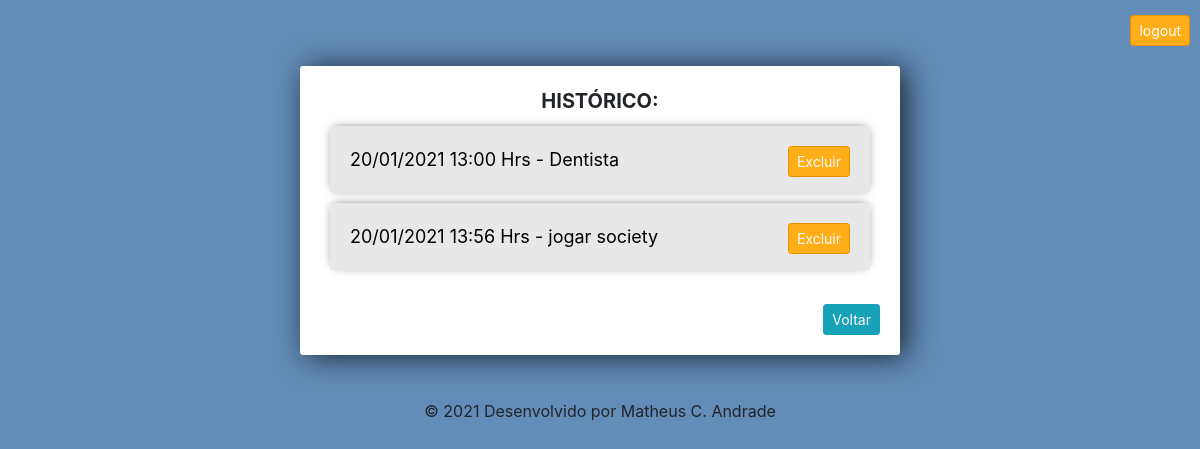
The page /agenda/historico/ (signed in) on the database as committed earlier.
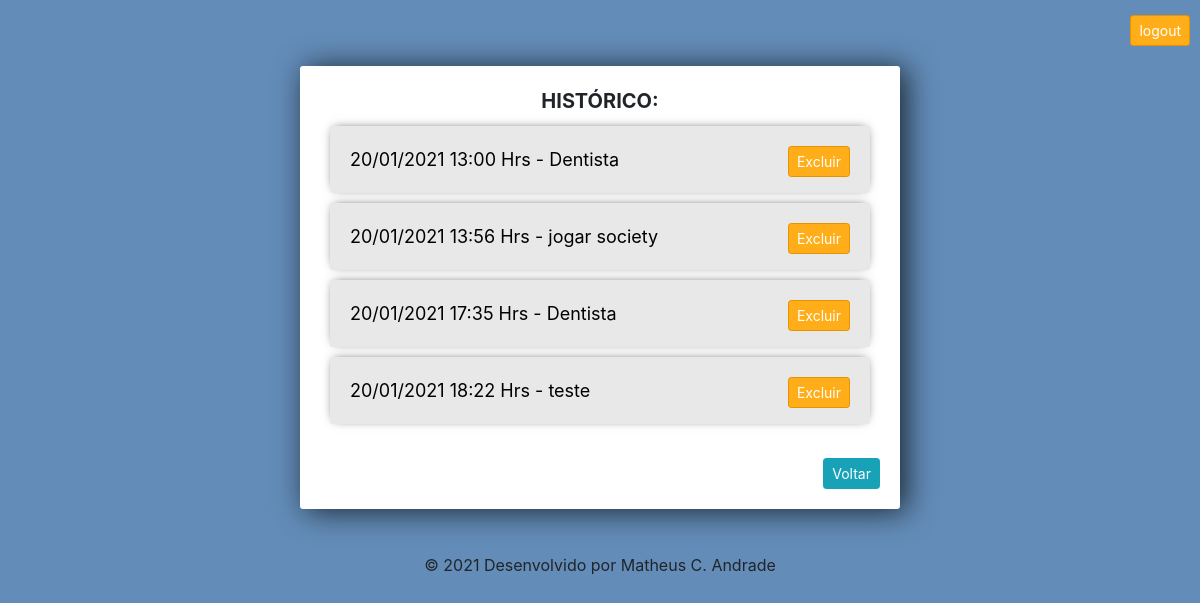
The same page on the database as committed later.
### core/models.py (models this page shows, shortened)
class Evento(models.Model):
    titulo = models.CharField(max_length=100)
    descricao = models.TextField(blank=True, null=True) #pode ficar em branco e ser nulo
    data_evento = models.DateTimeField(verbose_name='Data do Evento') #configura a label
    data_criacao = models.DateTimeField(auto_now=True) #inseri automaticamente
    usuario = models.ForeignKey(User, on_delete=models.CASCADE) #cascade: se o usuário for escluido da app, tudo dele tbm será
    class Meta:
        db_table = 'evento' #exige q o nome da tabela será evento)
        ordering = ['data_evento']
    def get_data_evento(self): #é possível criar uma função aqui no models e chamá-la no html
        return self.data_evento.strftime('%d/%m/%Y %H:%M Hrs')

### core/views.py (the view)
# urls.py: path('agenda/historico/', views.lista_eventos_historico),
def lista_eventos_historico(request):
    usuario = request.user
    data_atual = datetime.now()
    evento = Evento.objects.filter(usuario=usuario,
                                   data_evento__lt=data_atual)
    dados = {'eventos':evento}
    return render(request, 'historico.html', dados)

### templates/historico.html (shortened to what this page needs)
{% extends "model-page.html" %}
{% block content %}
{% load static %}
<link rel="stylesheet" href="https://stackpath.bootstrapcdn.com/bootstrap/4.3.1/css/bootstrap.min.css">
<link href="{% static 'css/agenda.css' %}" rel="stylesheet">
<div class="center-column">
    <div  align="center" style="font-size: 20px; font-weight: bold;">HISTÓRICO: <br> </div>
    <div class="todo-list" >
        {% for evento in eventos %}
        <div class="item-row" style="color:#000000">
                {{ evento.get_data_evento }} - {{  evento.titulo}}
                <a class="btn btn-sm btn-danger"
                   href="evento/delete/{{ evento.id }}/"
                   style="float: right">Excluir</a>
        </div>
        {% endfor %}
    </div>
    <div align="right"> <br>
        <a href="../">
            <button class="btn btn-sm btn-info">Voltar</button>
        </a>
    </div>
</div>
{% endblock %}

Rows that differ between the two databases and show on the page:
added Evento: get_data_evento "20/01/2021 17:35 Hrs", titulo "Dentista"
added Evento: get_data_evento "20/01/2021 18:22 Hrs", titulo "teste"
